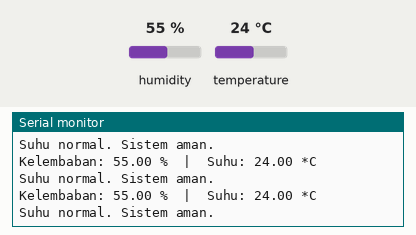
A sketch run on a simulated ESP8266 (NodeMCU). Parts: the last lines printed to the serial monitor. The inputs (shaded band) are chosen by the test bench; at power-on: temperature 24 °C, humidity 55 %.

Above: at 2.9 s.
3.0 s: temperature set to 39.1 °C
At 4.8 s:
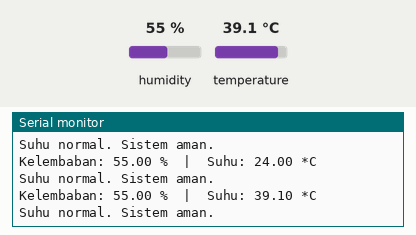
5.7 s: temperature set to 40.6 °C
At 6.7 s:
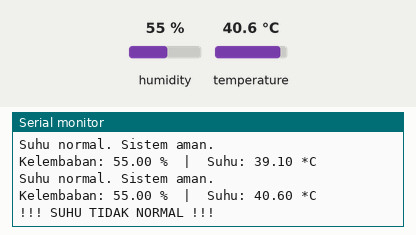
Timing chart, 0 to 8.7 s (numbered marks = the images above; inputs shaded):
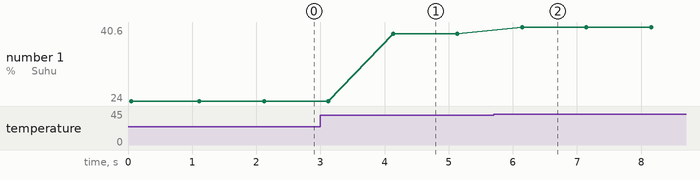

The sketch:

DHT22.ino
```cpp
#include <DHT.h>
#define DHTPIN D3
#define DHTTYPE DHT22
DHT dht(DHTPIN, DHTTYPE);

void setup() {
  Serial.begin(9600);
  Serial.println("Sistem Pemantauan Suhu dan Kelembaban");
  Serial.println("-----------------------------------");

  dht.begin();
  Serial.println("Sensor DHT22 siap digunakan.");
}

void loop() {

  float kelembaban = dht.readHumidity();
  float suhu = dht.readTemperature();

  if (isnan(kelembaban) || isnan(suhu)) {
    Serial.println("Gagal membaca dari sensor DHT22!");
    return;
  }

  Serial.print("Kelembaban: ");
  Serial.print(kelembaban);
  Serial.print(" %  |  Suhu: ");
  Serial.print(suhu);
  Serial.println(" *C");

  if (suhu >= 40 ) {
    Serial.println("!!! SUHU TIDAK NORMAL !!!");
  } else {
    Serial.println("Suhu normal. Sistem aman.");
  }

  delay(1000);
}
```

Measured:
- the behaviour switches between 39.9 and 40 °C on temperature (found by bisection; images 1 and 2)
- after the input at 3.0 s, the serial monitor: prints a new line after 1.1 s (image 1)
- after the input at 5.7 s, the serial monitor: prints a new line after 0.44 s (image 2)
- plotted number 1: 24 → 39.1 after the input at 3.0 s, 39.1 → 40.6 after the input at 5.7 s
